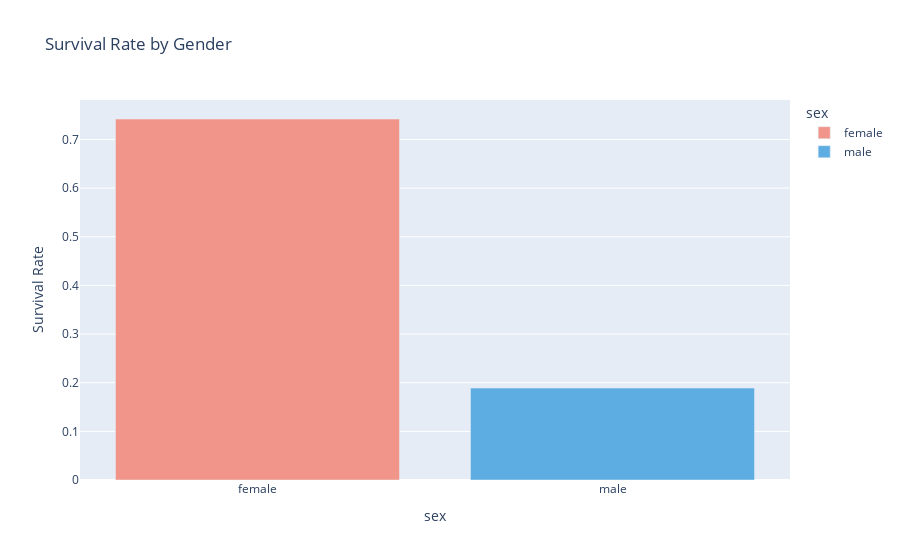

Write notebook code for a chart like this one.
### Markdown cell above
### 11. Interactive Visualization (Plotly)

### Code cell
survival_gender = df.groupby("sex")["survived"].mean().reset_index()
fig = px.bar(data_frame=survival_gender,
    x="sex",
    y="survived",
    title="Survival Rate by Gender",
    labels={"survived": "Survival Rate"},
    color="sex",
    color_discrete_map={"male": "#5DADE2","female": "#F1948A"})
fig.show()

### Figure 1 — Plotly figure (JSON) as saved in the notebook; plotly's stock layout.template omitted (floating-point values rounded to 4 significant figures)
{"data": [{"alignmentgroup": "True", "hovertemplate": "sex=%{x}<br>Survival Rate=%{y}<extra></extra>", "legendgroup": "female", "marker": {"color": "#F1948A", "pattern": {"shape": ""}}, "name": "female", "offsetgroup": "female", "orientation": "v", "showlegend": true, "textposition": "auto", "type": "bar", "x": ["female"], "xaxis": "x", "y": [0.742], "yaxis": "y"}, {"alignmentgroup": "True", "hovertemplate": "sex=%{x}<br>Survival Rate=%{y}<extra></extra>", "legendgroup": "male", "marker": {"color": "#5DADE2", "pattern": {"shape": ""}}, "name": "male", "offsetgroup": "male", "orientation": "v", "showlegend": true, "textposition": "auto", "type": "bar", "x": ["male"], "xaxis": "x", "y": [0.1889], "yaxis": "y"}], "layout": {"barmode": "relative", "legend": {"title": {"text": "sex"}, "tracegroupgap": 0}, "title": {"text": "Survival Rate by Gender"}, "xaxis": {"anchor": "y", "categoryarray": ["female", "male"], "categoryorder": "array", "domain": [0, 1], "title": {"text": "sex"}}, "yaxis": {"anchor": "x", "domain": [0, 1], "title": {"text": "Survival Rate"}}}}
